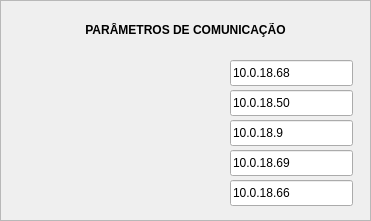
   <widget class="QFrame" name="frame">
    <property name="geometry">
     <rect>
      <x>30</x>
      <y>90</y>
      <width>371</width>
      <height>221</height>
     </rect>
    </property>
    <property name="frameShape">
     <enum>QFrame::StyledPanel</enum>
    </property>
    <property name="frameShadow">
     <enum>QFrame::Raised</enum>
    </property>
    <widget class="QLabel" name="label_2">
     <property name="geometry">
      <rect>
       <x>0</x>
       <y>20</y>
       <width>371</width>
       <height>20</height>
      </rect>
     </property>
     <property name="text">
      <string>&lt;html&gt;&lt;head/&gt;&lt;body&gt;&lt;p align=&quot;center&quot;&gt;&lt;span style=&quot; font-weight:600;&quot;&gt;PARÂMETROS DE COMUNICAÇÃO&lt;/span&gt;&lt;/p&gt;&lt;/body&gt;&lt;/html&gt;</string>
     </property>
    </widget>
    <widget class="QLineEdit" name="IP_SWITCH_2">
     <property name="geometry">
      <rect>
       <x>230</x>
       <y>90</y>
       <width>123</width>
       <height>26</height>
      </rect>
     </property>
     <property name="text">
      <string>10.0.18.50</string>
     </property>
    </widget>
    <widget class="QLineEdit" name="IP_GERADOR_SINAIS_DC">
     <property name="geometry">
      <rect>
       <x>230</x>
       <y>150</y>
       <width>123</width>
       <height>26</height>
      </rect>
     </property>
     <property name="text">
      <string>10.0.18.69</string>
     </property>
    </widget>
    <widget class="QLineEdit" name="IP_RFFE">
     <property name="geometry">
      <rect>
       <x>230</x>
       <y>120</y>
       <width>123</width>
       <height>26</height>
      </rect>
     </property>
     <property name="text">
      <string>10.0.18.9</string>
     </property>
    </widget>
    <widget class="QLineEdit" name="IP_NETWORK_ANALYZER">
     <property name="geometry">
      <rect>
       <x>230</x>
       <y>180</y>
       <width>123</width>
       <height>26</height>
      </rect>
     </property>
     <property name="text">
      <string>10.0.18.66</string>
     </property>
    </widget>
    <widget class="QLineEdit" name="IP_SWITCH_1">
     <property name="geometry">
      <rect>
       <x>230</x>
       <y>60</y>
       <width>123</width>
       <height>26</height>
      </rect>
     </property>
     <property name="text">
      <string>10.0.18.68</string>
     </property>
    </widget>
   </widget>
